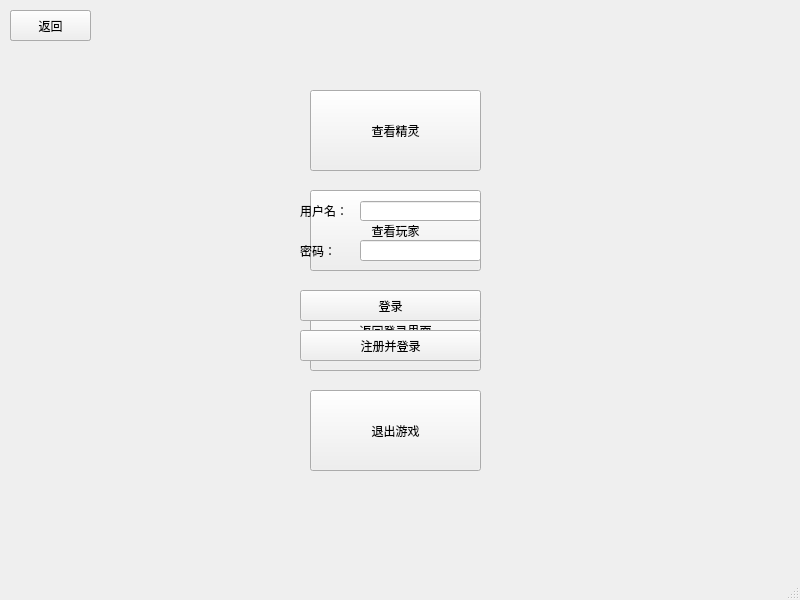
<?xml version="1.0" encoding="UTF-8"?>
<ui version="4.0">
 <class>Client</class>
 <widget class="QMainWindow" name="Client">
  <property name="geometry">
   <rect>
    <x>0</x>
    <y>0</y>
    <width>800</width>
    <height>600</height>
   </rect>
  </property>
  <property name="windowTitle">
   <string>Client</string>
  </property>
  <widget class="QWidget" name="centralwidget">
   <widget class="QPushButton" name="ui2_myPokemon">
    <property name="geometry">
     <rect>
      <x>310</x>
      <y>90</y>
      <width>171</width>
      <height>81</height>
     </rect>
    </property>
    <property name="text">
     <string>查看精灵</string>
    </property>
   </widget>
   <widget class="QPushButton" name="ui2_allPlayers">
    <property name="geometry">
     <rect>
      <x>310</x>
      <y>190</y>
      <width>171</width>
      <height>81</height>
     </rect>
    </property>
    <property name="text">
     <string>查看玩家</string>
    </property>
   </widget>
   <widget class="QPushButton" name="ui2_saveAndQuit">
    <property name="geometry">
     <rect>
      <x>310</x>
      <y>390</y>
      <width>171</width>
      <height>81</height>
     </rect>
    </property>
    <property name="text">
     <string>退出游戏</string>
    </property>
   </widget>
   <widget class="QPushButton" name="ui2_returnSignIn">
    <property name="geometry">
     <rect>
      <x>310</x>
      <y>290</y>
      <width>171</width>
      <height>81</height>
     </rect>
    </property>
    <property name="text">
     <string>返回登录界面</string>
    </property>
   </widget>
   <widget class="QPushButton" name="ui4_returnMainUi">
    <property name="geometry">
     <rect>
      <x>10</x>
      <y>10</y>
      <width>81</width>
      <height>31</height>
     </rect>
    </property>
    <property name="text">
     <string>返回</string>
    </property>
   </widget>
   <widget class="QPushButton" name="ui3_returnMainUi">
    <property name="geometry">
     <rect>
      <x>10</x>
      <y>10</y>
      <width>81</width>
      <height>31</height>
     </rect>
    </property>
    <property name="text">
     <string>返回</string>
    </property>
   </widget>
   <widget class="QLabel" name="ui1_label">
    <property name="geometry">
     <rect>
      <x>300</x>
      <y>200</y>
      <width>54</width>
      <height>21</height>
     </rect>
    </property>
    <property name="text">
     <string>用户名：</string>
    </property>
   </widget>
   <widget class="QLabel" name="ui1_background">
    <property name="geometry">
     <rect>
      <x>280</x>
      <y>160</y>
      <width>221</width>
      <height>231</height>
     </rect>
    </property>
    <property name="text">
     <string/>
    </property>
   </widget>
   <widget class="QPushButton" name="ui1_signUp">
    <property name="geometry">
     <rect>
      <x>300</x>
      <y>330</y>
      <width>181</width>
      <height>31</height>
     </rect>
    </property>
    <property name="text">
     <string>注册并登录</string>
    </property>
   </widget>
   <widget class="QLineEdit" name="ui1_password">
    <property name="geometry">
     <rect>
      <x>360</x>
      <y>240</y>
      <width>121</width>
      <height>21</height>
     </rect>
    </property>
    <property name="echoMode">
     <enum>QLineEdit::Password</enum>
    </property>
   </widget>
   <widget class="QPushButton" name="ui1_signIn">
    <property name="geometry">
     <rect>
      <x>300</x>
      <y>290</y>
      <width>181</width>
      <height>31</height>
     </rect>
    </property>
    <property name="text">
     <string>登录</string>
    </property>
   </widget>
   <widget class="QLineEdit" name="ui1_userName">
    <property name="geometry">
     <rect>
      <x>360</x>
      <y>201</y>
      <width>121</width>
      <height>20</height>
     </rect>
    </property>
   </widget>
   <widget class="QLabel" name="ui1_label_2">
    <property name="geometry">
     <rect>
      <x>300</x>
      <y>240</y>
      <width>54</width>
      <height>21</height>
     </rect>
    </property>
    <property name="text">
     <string>密码：</string>
    </property>
   </widget>
  </widget>
  <widget class="QMenuBar" name="menubar">
   <property name="geometry">
    <rect>
     <x>0</x>
     <y>0</y>
     <width>800</width>
     <height>23</height>
    </rect>
   </property>
  </widget>
  <widget class="QStatusBar" name="statusbar"/>
 </widget>
 <resources/>
 <connections/>
</ui>
